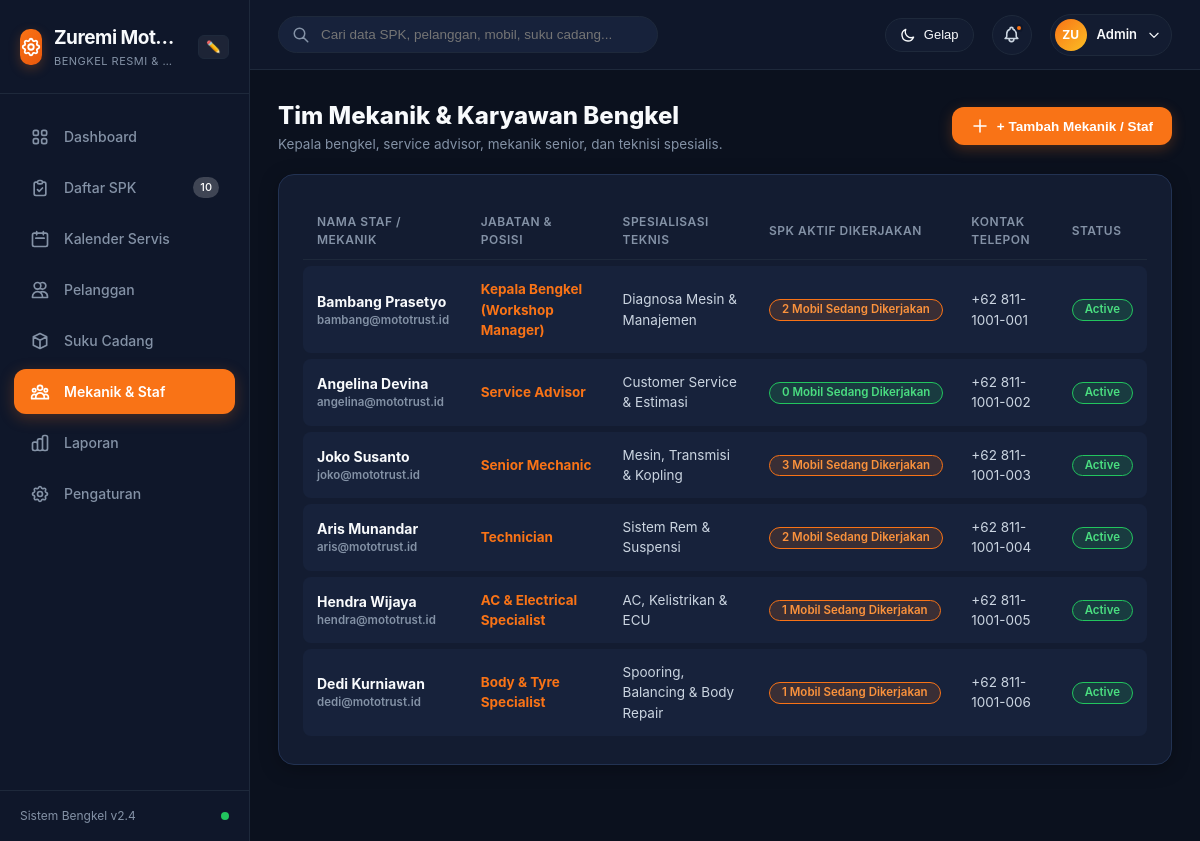
The app's page /index.php?page=employees with its own data.
### tables this page shows
CREATE TABLE settings (
                id INTEGER PRIMARY KEY AUTOINCREMENT,
                setting_key TEXT UNIQUE,
                setting_value TEXT
            );

CREATE TABLE employees (
                id INTEGER PRIMARY KEY AUTOINCREMENT,
                name TEXT NOT NULL,
                role TEXT NOT NULL,
                phone TEXT,
                email TEXT,
                specialization TEXT,
                status TEXT DEFAULT 'Active',
                created_at DATETIME DEFAULT CURRENT_TIMESTAMP
            );

### index.php (called while the page is built, shortened)
<?php
require_once __DIR__ . '/config/app.php';
$page = $_GET['page'] ?? 'dashboard';
include __DIR__ . '/views/layout/header.php';
include __DIR__ . '/views/' . $page . '.php';
include __DIR__ . '/views/layout/footer.php';

### config/app.php (called while the page is built, shortened)
<?php
function getSetting(string $key, $default = ''): string {
    static $settingsCache = null;
    if ($settingsCache === null) {
        $pdo = Database::getConnection();
        $stmt = $pdo->query("SELECT setting_key, setting_value FROM settings");
        $settingsCache = [];
        while ($row = $stmt->fetch()) {
            $settingsCache[$row['setting_key']] = $row['setting_value'];
        }
    }
    return $settingsCache[$key] ?? $default;
}

### views/employees.php (the view, shortened to what this page needs)
<?php
$pdo = Database::getConnection();
$employees = $pdo->query("
    SELECT e.*, COUNT(j.id) as active_jobs
    FROM employees e
    LEFT JOIN jobs j ON e.id = j.employee_id AND j.status IN ('In Progress', 'Pending')
    GROUP BY e.id
    ORDER BY e.id ASC
")->fetchAll();
?>
<div style="display:flex; justify-content:space-between; align-items:center; margin-bottom:20px; flex-wrap:wrap; gap:12px;">
  <div>
    <h1 style="font-size:24px; font-weight:800; color:var(--text-main);">Tim Mekanik & Karyawan Bengkel</h1>
    <p style="color:var(--text-muted); font-size:13.5px;">Kepala bengkel, service advisor, mekanik senior, dan teknisi spesialis.</p>
  </div>
  <button class="btn btn-primary" onclick="openModal('modalAddEmployee')">
    <svg width="18" height="18" fill="none" stroke="currentColor" viewBox="0 0 24 24"><path stroke-linecap="round" stroke-linejoin="round" stroke-width="2" d="M12 4v16m8-8H4"></path></svg>
    + Tambah Mekanik / Staf
  </button>
</div>
<div class="card-panel">
  <div class="table-responsive">
    <table class="custom-table">
      <thead>
        <tr>
          <th>Nama Staf / Mekanik</th>
          <th>Jabatan & Posisi</th>
          <th>Spesialisasi Teknis</th>
          <th>SPK Aktif Dikerjakan</th>
          <th>Kontak Telepon</th>
          <th>Status</th>
        </tr>
      </thead>
      <tbody>
        <?php foreach ($employees as $emp): ?>
          <tr>
            <td>
              <div style="font-weight:700; color:var(--text-main); font-size:14px;"><?= htmlspecialchars($emp['name']) ?></div>
              <div style="font-size:11.5px; color:var(--text-muted);"><?= htmlspecialchars($emp['email'] ?? '') ?></div>
            </td>
            <td>
              <strong style="color:var(--primary);"><?= htmlspecialchars($emp['role']) ?></strong>
            </td>
            <td><?= htmlspecialchars($emp['specialization'] ?? '-') ?></td>
            <td>
              <span class="status-badge <?= $emp['active_jobs'] > 0 ? 'badge-in-progress' : 'badge-completed' ?>">
                <?= $emp['active_jobs'] ?> Mobil Sedang Dikerjakan
              </span>
            </td>
            <td><?= htmlspecialchars($emp['phone'] ?? '-') ?></td>
            <td>
              <span class="status-badge badge-completed"><?= htmlspecialchars($emp['status']) ?></span>
            </td>
          </tr>
        <?php endforeach; ?>
      </tbody>
    </table>
  </div>
</div>

### views/layout/header.php (shortened to what this page needs)
<?php
require_once __DIR__ . '/../../config/app.php';
$workshopName = getSetting('workshop_name', 'MotoTrust');
?>
<!DOCTYPE html>
<html lang="id" data-theme="dark">
<head>
  <link rel="stylesheet" href="assets/css/style.css">
  <link rel="stylesheet" href="assets/css/print.css" media="print">
</head>
<body>
<div class="app-layout">
  <?php include __DIR__ . '/sidebar.php'; ?>
  <div class="app-main">
    <header class="app-header">
      <div class="header-search">
        <input type="text" id="globalSearchInput" placeholder="Cari data SPK, pelanggan, mobil, suku cadang...">
      </div>
      <div class="header-actions">
        <button class="theme-toggle-btn" onclick="toggleTheme()" title="Ganti Tema (Mode Gelap / Mode Terang)">
          <svg width="16" height="16" fill="none" stroke="currentColor" viewBox="0 0 24 24">
            <path stroke-linecap="round" stroke-linejoin="round" stroke-width="2" d="M20.354 15.354A9 9 0 018.646 3.646 9.003 9.003 0 0012 21a9.003 9.003 0 008.354-5.646z"></path>
          </svg>
          <span id="themeToggleLabel">Gelap</span>
        </button>
        <button class="btn-icon" title="Notifikasi Bengkel" onclick="showToast('Notifikasi', '3 SPK Menunggu Persetujuan Mekanik')">
          <span class="badge-dot"></span>
        </button>
        <div class="user-profile-btn" onclick="openModal('modalUserProfile')">
          <div class="user-avatar">
            <span><?= htmlspecialchars(strtoupper(substr($workshopName, 0, 2))) ?></span>
          </div>
          <span class="user-name">Admin</span>
          <svg width="14" height="14" fill="none" stroke="currentColor" viewBox="0 0 24 24">
            <path stroke-linecap="round" stroke-linejoin="round" stroke-width="2" d="M19 9l-7 7-7-7"></path>
          </svg>
        </div>
      </div>
    </header>
    <div class="page-container">

### views/layout/sidebar.php (shortened to what this page needs)
<?php
$currentPage = $_GET['page'] ?? 'dashboard';
$workshopName = getSetting('workshop_name', 'MotoTrust');
$workshopTagline = getSetting('workshop_tagline', 'Dealer Servis Kendaraan');
?>
<aside class="app-sidebar">
  <div class="sidebar-brand" style="display:flex; align-items:center; justify-content:space-between;">
    <a href="index.php?page=dashboard" style="display:flex; align-items:center; gap:12px; text-decoration:none; color:inherit; flex:1; min-width:0;">
      <div class="brand-icon">
      </div>
      <div class="brand-text" style="min-width:0; overflow:hidden;">
        <span class="brand-title" id="sidebarBrandTitle" style="white-space:nowrap; overflow:hidden; text-overflow:ellipsis; display:block;"><?= htmlspecialchars($workshopName) ?></span>
        <span class="brand-subtitle" style="white-space:nowrap; overflow:hidden; text-overflow:ellipsis; display:block;"><?= htmlspecialchars($workshopTagline) ?></span>
      </div>
    </a>
    <button type="button" onclick="editWorkshopName(event)" style="background:rgba(255,255,255,0.06); border:1px solid var(--border-color); border-radius:6px; color:var(--text-muted); cursor:pointer; font-size:12px; padding:4px 7px; margin-left:6px;" title="Ganti Tulisan MotoTrust / Nama Bengkel">
      ✏️
    </button>
  </div>
  <nav class="sidebar-nav">
    <a href="index.php?page=dashboard" class="nav-link <?= $currentPage === 'dashboard' ? 'active' : '' ?>">
      <span>Dashboard</span>
    </a>
    <a href="index.php?page=jobs" class="nav-link <?= $currentPage === 'jobs' ? 'active' : '' ?>">
      <svg fill="none" stroke="currentColor" viewBox="0 0 24 24">
        <path stroke-linecap="round" stroke-linejoin="round" stroke-width="2" d="M9 5H7a2 2 0 00-2 2v12a2 2 0 002 2h10a2 2 0 002-2V7a2 2 0 00-2-2h-2M9 5a2 2 0 002 2h2a2 2 0 002-2M9 5a2 2 0 012-2h2a2 2 0 012 2m-6 9l2 2 4-4"></path>
      </svg>
      <span>Daftar SPK</span>
      <span class="nav-badge">10</span>
    </a>
    <a href="index.php?page=calendar" class="nav-link <?= $currentPage === 'calendar' ? 'active' : '' ?>">
      <svg fill="none" stroke="currentColor" viewBox="0 0 24 24">
        <path stroke-linecap="round" stroke-linejoin="round" stroke-width="2" d="M8 7V3m8 4V3m-9 8h10M5 21h14a2 2 0 002-2V7a2 2 0 00-2-2H5a2 2 0 00-2 2v12a2 2 0 002 2z"></path>
      </svg>
      <span>Kalender Servis</span>
    </a>
    <a href="index.php?page=customers" class="nav-link <?= $currentPage === 'customers' ? 'active' : '' ?>">
      <svg fill="none" stroke="currentColor" viewBox="0 0 24 24">
        <path stroke-linecap="round" stroke-linejoin="round" stroke-width="2" d="M12 4.354a4 4 0 110 5.292M15 21H3v-1a6 6 0 0112 0v1zm0 0h6v-1a6 6 0 00-9-5.197M13 7a4 4 0 11-8 0 4 4 0 018 0z"></path>
      </svg>
      <span>Pelanggan</span>
    </a>
    <a href="index.php?page=inventory" class="nav-link <?= $currentPage === 'inventory' ? 'active' : '' ?>">
      <svg fill="none" stroke="currentColor" viewBox="0 0 24 24">
        <path stroke-linecap="round" stroke-linejoin="round" stroke-width="2" d="M20 7l-8-4-8 4m16 0l-8 4m8-4v10l-8 4m0-10L4 7m8 4v10M4 7v10l8 4"></path>
      </svg>
      <span>Suku Cadang</span>
    </a>
    <a href="index.php?page=employees" class="nav-link <?= $currentPage === 'employees' ? 'active' : '' ?>">
      <span>Mekanik & Staf</span>
    </a>
    <a href="index.php?page=reports" class="nav-link <?= $currentPage === 'reports' ? 'active' : '' ?>">
      <span>Laporan</span>
    </a>
    <a href="index.php?page=settings" class="nav-link <?= $currentPage === 'settings' ? 'active' : '' ?>">
      <span>Pengaturan</span>
    </a>
  </nav>
  <div class="sidebar-footer">
    <span>Sistem Bengkel v2.4</span>
    <span style="display:inline-block; width:8px; height:8px; border-radius:50%; background:#22c55e;" title="Sistem Online (Aktif)"></span>
  </div>
</aside>

### records on screen
settings: setting_key "Zuremi Mot…", setting_key "ZU"
employees: name "Bambang Prasetyo", email "bambang@mototrust.id", role "Kepala Bengkel (Workshop Manager)", specialization "Diagnosa Mesin & Manajemen", active_jobs "2", phone "+62 811-1001-001", status "Active"
employees: name "Angelina Devina", email "angelina@mototrust.id", role "Service Advisor", specialization "Customer Service & Estimasi", active_jobs "0", phone "+62 811-1001-002", status "Active"
employees: name "Joko Susanto", email "joko@mototrust.id", role "Senior Mechanic", specialization "Mesin, Transmisi & Kopling", active_jobs "3", phone "+62 811-1001-003", status "Active"
employees: name "Aris Munandar", email "aris@mototrust.id", role "Technician", specialization "Sistem Rem & Suspensi", active_jobs "2", phone "+62 811-1001-004", status "Active"
employees: name "Hendra Wijaya", email "hendra@mototrust.id", role "AC & Electrical Specialist", specialization "AC, Kelistrikan & ECU", active_jobs "1", phone "+62 811-1001-005", status "Active"
employees: name "Dedi Kurniawan", email "dedi@mototrust.id", role "Body & Tyre Specialist", specialization "Spooring, Balancing & Body Repair", active_jobs "1", phone "+62 811-1001-006", status "Active"

### other values on screen
$workshopTagline "BENGKEL RESMI &…"
